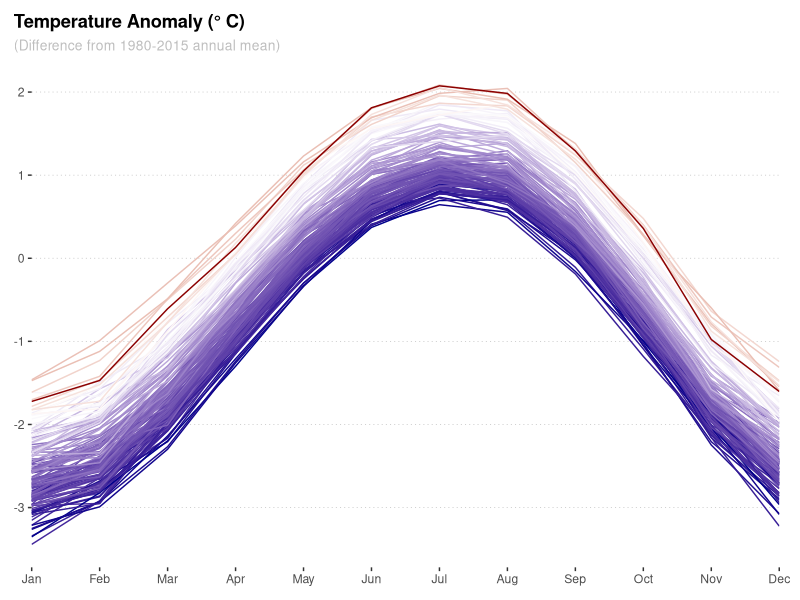
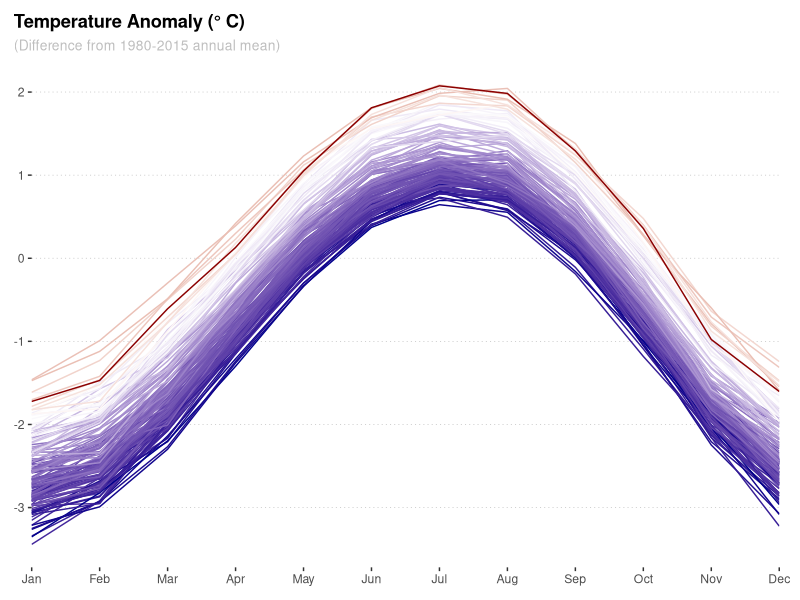

These figures' R source, in order:
library(tidyverse)

month_anom <- 
  read_table(file = "data/merra2_seas_anom.txt", skip = 3) %>% 
  select(month = Month, seas_anom) %>% 
  mutate(month = as.numeric(month),
         month = month.abb[month])

t_data <- read_csv(file = "data/GLB.Ts+dSST.csv", skip = 1, na = "***") %>% 
  select(year = Year, all_of(month.abb)) %>% 
  pivot_longer(-year, names_to = "month", values_to = "t_diff") %>% 
  drop_na() %>%  
  inner_join(., month_anom, by = "month") %>%  #Join 2 dataframes by months
  mutate(month = factor(month, levels = month.abb),
         month_anom = t_diff + seas_anom - 0.7) %>%  #Calculate month anom to generate a line plot
  group_by(year) %>% 
  mutate(ave = mean(month_anom)) %>% #get a temperature to map a color to, an average temperature is calculated
  ungroup() %>% 
  mutate(ave = if_else(year == 2022, max(abs(ave)),ave))
  
  
  
  
t_data %>% 
  ggplot(aes(x = month,
             y = month_anom,
             group = year,
             color = ave)) + 
  geom_line() + 
  scale_color_gradient2(low = "darkblue",
                        mid = "white",
                        high = "darkred",
                        midpoint = 0,
                        guide = "none") +
  scale_y_continuous(breaks = seq(-3,2,1)) +
  scale_x_discrete(expand = c(0,0))+ # Remove space between a line plot and axises
  labs(
    x = NULL,
    y = NULL,
    title = "Temperature Anomaly (\u00B0 C)",
    subtitle = "(Difference from 1980-2015 annual mean)"
  )+
  theme(
    panel.background = element_blank(),
    panel.grid.minor = element_blank(),
    panel.grid.major.x = element_blank(),
    panel.grid.major.y = element_line(color = "gray",
                                      linetype = "dotted",
                                      size = 0.25),
    plot.title.position = "plot",
    plot.title = element_text(face = "bold"),
    plot.subtitle = element_text(color = "gray", 
                                 size = 10),
    plot.margin = margin(t = 10, r = 15, b = 10, l = 10) #Give a margin to a plot
  )

ggsave("figures/monthly_anomaly.png", width = 6, height = 4, units = "in")
